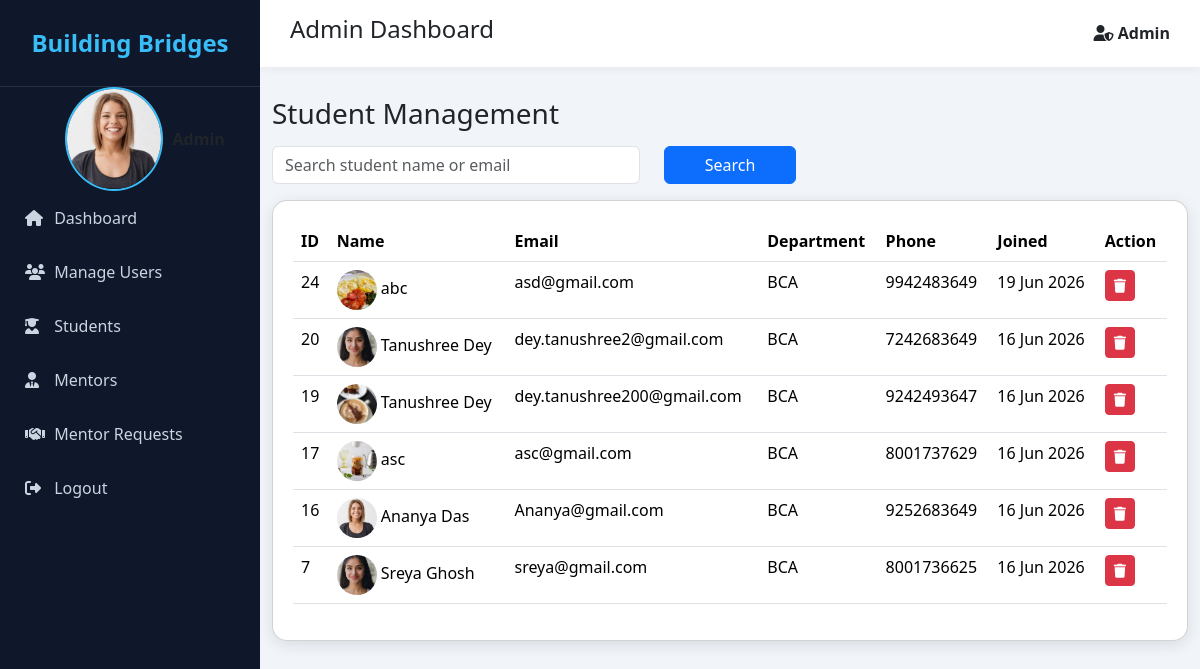
/admin/student_list.php (signed in), run on the app's committed database.
### tables this page shows
CREATE TABLE `users1` (
  `id` int(11) NOT NULL,
  `full_name` varchar(100) NOT NULL,
  `email` varchar(100) NOT NULL,
  `password` varchar(255) NOT NULL,
  `role` enum('student','alumni','admin') NOT NULL,
  `department` varchar(100) DEFAULT NULL,
  `phone` varchar(20) DEFAULT NULL,
  `profile_image` varchar(255) DEFAULT NULL,
  `created_at` timestamp NOT NULL DEFAULT current_timestamp(),
  `bio` text DEFAULT NULL,
  `designation` varchar(255) DEFAULT NULL,
  `company` varchar(255) DEFAULT NULL,
  `skills` text DEFAULT NULL
);

### admin/student_list.php (the view, shortened to what this page needs)
<?php
include("includes/db_connect.php");
$search = $_GET['search'] ?? '';
$where = "WHERE role='student'";
$result = mysqli_query($conn, "SELECT * FROM users1 $where ORDER BY id DESC");
?>
<!DOCTYPE html>
<html>
<head>
<link href="https://cdn.jsdelivr.net/npm/bootstrap@5.3.3/dist/css/bootstrap.min.css" rel="stylesheet">
<link rel="stylesheet" href="https://cdnjs.cloudflare.com/ajax/libs/font-awesome/6.7.2/css/all.min.css">
</head>
<body>
<div class="sidebar">
<div class="logo">
Building Bridges
</div>
    <div class="admin-box" style="display:flex;align-items:center;gap:10px; margin-left:25%;">
        <?php if(!empty($_SESSION['profile_image'])){ ?>
            <img src="../<?= $_SESSION['profile_image']; ?>"
     style="width:50%;height:13vh;border-radius:50%;object-fit:cover;border:2px solid #38bdf8;">
        <?php } else { ?>
            <i class="fa fa-user-shield"></i>
        <?php } ?>
    </div>
<ul>
<li>
<a href="admin_dashboard.php">
<i class="fa fa-home"></i> Dashboard
</a>
</li>
<li>
<a href="user_list.php">
<i class="fa fa-users"></i> Manage Users
</a>
</li>
<li>
<a href="student_list.php">
<i class="fa fa-user-graduate"></i> Students
</a>
</li>
<li>
<a href="mentor_list.php">
<i class="fa fa-user-tie"></i> Mentors
</a>
</li>
<li>
<a href="mentor_requests.php">
<i class="fa fa-handshake"></i> Mentor Requests
</a>
</li>
<li>
<a href="logout.php">
<i class="fa fa-sign-out-alt"></i> Logout
</a>
</li>
</ul>
</div>
<div class="main-content">
<div class="topbar">
<h4>
Admin Dashboard
</h4>
<div class="admin-box">
<i class="fa fa-user-shield"></i>
<?= $_SESSION['full_name'] ?? 'Admin'; ?>
</div>
</div>
<div class="container">
<h3 class="mb-3">Student Management</h3>
<form class="row mb-3">
<div class="col-md-5">
<input type="text" name="search" class="form-control" placeholder="Search student name or email"
value="<?= $search ?>">
</div>
<div class="col-md-2">
<button class="btn btn-primary w-100">Search</button>
</div>
</form>
<div class="card">
<table class="table table-hover">
<thead>
<tr>
<th>ID</th>
<th>Name</th>
<th>Email</th>
<th>Department</th>
<th>Phone</th>
<th>Joined</th>
<th>Action</th>
</tr>
</thead>
<tbody>
<?php while($row = mysqli_fetch_assoc($result)){ ?>
<tr>
<td><?= $row['id'] ?></td>
<td>
<?php if(!empty($row['profile_image'])){ ?>
    <img src="../uploads/<?= htmlspecialchars(basename($row['profile_image'])) ?>"
         width="40"
         height="40"
         style="border-radius:50%; object-fit:cover;">
<?php } ?>
<?= htmlspecialchars($row['full_name']) ?>
</td>
<td><?= htmlspecialchars($row['email']) ?></td>
<td><?= $row['department'] ?></td>
<td><?= $row['phone'] ?></td>
<td>
<?= date("d M Y", strtotime($row['created_at'])) ?>
</td>
<td>
<a href="student_list.php?delete=<?= $row['id'] ?>"
onclick="return confirm('Delete this student?')"
class="btn btn-danger btn-sm">
<i class="fa fa-trash"></i>
</a>
</td>
</tr>
<?php } ?>
</tbody>
</table>
</div>
</div>
</body>
</html>

### admin/student_list.php (style rules this page uses)
body { background:#f1f5f9; }
.container { margin-top:30px; }
.card { padding:20px; border-radius:15px; box-shadow:0 4px 15px rgba(0,0,0,0.1); }
.sidebar { position:fixed; left:0; top:0; width:260px; height:100vh; background:#0f172a; overflow-y:auto; }
.logo { padding:25px; font-size:24px; font-weight:700; color:#38bdf8; text-align:center; border-bottom:1px solid rgba(255,255,255,.1); }
.sidebar ul { list-style:none; padding:0; margin:0; }
.sidebar ul li a { display:block; padding:15px 25px; color:#cbd5e1; text-decoration:none; transition:.3s; }
.sidebar ul li a i { width:25px; }
.main-content { margin-left:260px; min-height:100vh; }
.topbar { background:white; padding:15px 30px; box-shadow:0 2px 10px rgba(0,0,0,.05); display:flex; justify-content:space-between; align-items:center; }
.admin-box { font-weight:600; }

### data on the page
users1: id "24", profile_image (picture), full_name "abc", email "asd@gmail.com", department "BCA", phone "9942483649", created_at "19 Jun 2026"
users1: id "20", profile_image (picture), full_name "Tanushree Dey", email "dey.tanushree2@gmail.com", department "BCA", phone "7242683649", created_at "16 Jun 2026"
users1: id "19", profile_image (picture), full_name "Tanushree Dey", email "dey.tanushree200@gmail.com", department "BCA", phone "9242493647", created_at "16 Jun 2026"
users1: id "17", profile_image (picture), full_name "asc", email "asc@gmail.com", department "BCA", phone "8001737629", created_at "16 Jun 2026"
users1: id "16", profile_image (picture), full_name "Ananya Das", email "Ananya@gmail.com", department "BCA", phone "9252683649", created_at "16 Jun 2026"
users1: id "7", profile_image (picture), full_name "Sreya Ghosh", email "sreya@gmail.com", department "BCA", phone "8001736625", created_at "16 Jun 2026"

### other printed values
$_SESSION['full_name'] "Admin"
